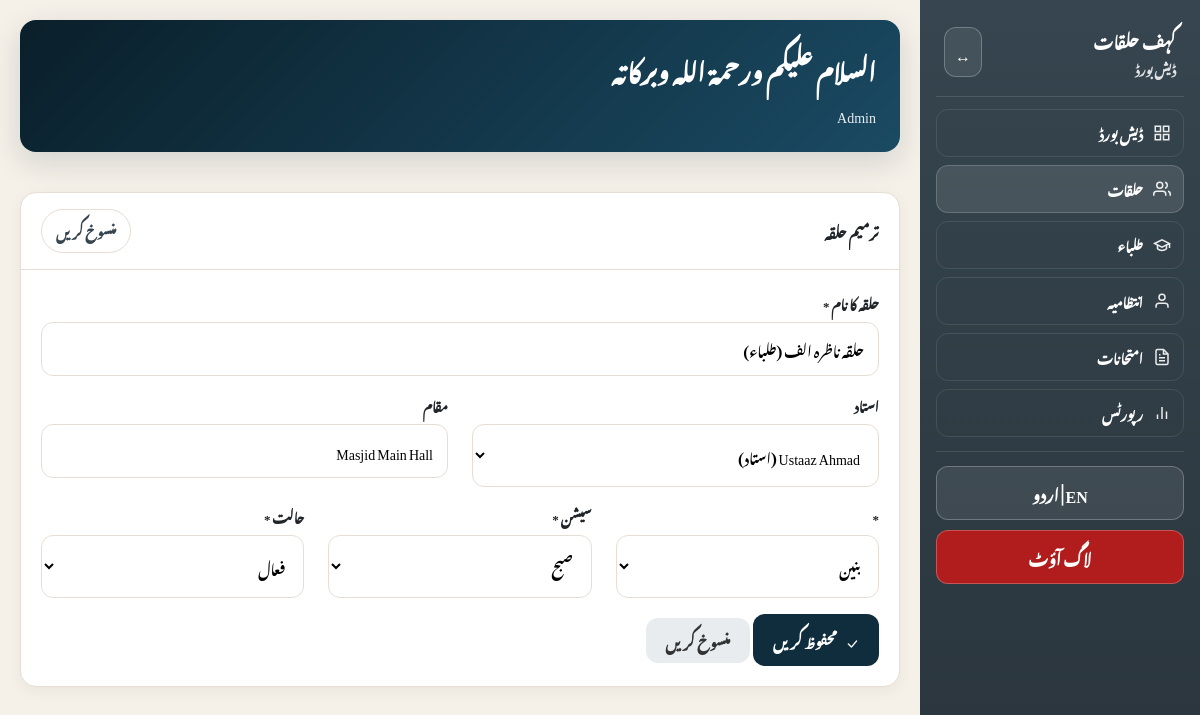
Page /halaqaat_manage.php?id=1 (signed in) on the committed database.
### tables this page shows
CREATE TABLE halaqaat (
    id INT AUTO_INCREMENT PRIMARY KEY,
    name_ur VARCHAR(100) NOT NULL,
    name_en VARCHAR(100),
    ustaaz_user_id INT,
    gender ENUM('baneen', 'banaat') NOT NULL DEFAULT 'baneen',
    session ENUM('subah', 'asr') NOT NULL DEFAULT 'subah',
    state ENUM('active', 'paused', 'stopped') DEFAULT 'active',
    location VARCHAR(100),
    created_at TIMESTAMP DEFAULT CURRENT_TIMESTAMP,
    updated_at TIMESTAMP DEFAULT CURRENT_TIMESTAMP ON UPDATE CURRENT_TIMESTAMP,
    FOREIGN KEY (ustaaz_user_id) REFERENCES users(id) ON DELETE SET NULL
);

CREATE TABLE users (
    id INT AUTO_INCREMENT PRIMARY KEY,
    full_name VARCHAR(100) NOT NULL,
    email VARCHAR(100) NOT NULL UNIQUE,
    password VARCHAR(255) NOT NULL,
    phone VARCHAR(20),
    address TEXT,
    role ENUM('admin', 'mushrif', 'ustaaz', 'ustadah', 'mumtahin') NOT NULL DEFAULT 'ustaaz',
    status ENUM('active', 'inactive') DEFAULT 'active',
    created_at TIMESTAMP DEFAULT CURRENT_TIMESTAMP,
    updated_at TIMESTAMP DEFAULT CURRENT_TIMESTAMP ON UPDATE CURRENT_TIMESTAMP
);

### includes/functions.php (called while the page is built, shortened)
<?php
function h($s) {
    return htmlspecialchars((string)$s, ENT_QUOTES, 'UTF-8');
}
function get_language() {
    return $_SESSION['lang'] ?? 'ur';
}
function get_translations($lang) {
    return $T[$lang] ?? $T['ur'];
}
?>

### halaqaat_manage.php (the view, shortened to what this page needs)
<?php
require_once __DIR__ . '/includes/db.php';
require_once __DIR__ . '/includes/functions.php';
$editMode = false;
$halaqa = [
  'id' => '',
  'name_ur' => '',
  'name_en' => '',
  'ustaaz_user_id' => '',
  'gender' => 'baneen',
  'session' => 'subah',
  'state' => 'active',
  'location' => ''
];
$teachers = [];
$result = $conn->query("SELECT id, full_name, role FROM users WHERE role IN ('ustaaz', 'ustadah') AND status = 'active' ORDER BY full_name");
while ($row = $result->fetch_assoc()) {
  $teachers[] = $row;
}
if (isset($_GET['id'])) {
  $id = intval($_GET['id']);
  $stmt = $conn->prepare("SELECT * FROM halaqaat WHERE id = ?");
  $stmt->bind_param("i", $id);
  $stmt->execute();
  $result = $stmt->get_result();
  if ($result->num_rows === 1) {
    $halaqa = $result->fetch_assoc();
    $editMode = true;
  }
}
include __DIR__ . '/includes/header.php';
?>
<div class="card">
  <div class="cardHeader">
    <span><?php echo $editMode ? h($tr['edit']) : h($tr['add_new']); ?> <?php echo h($tr['halaqa']); ?></span>
    <a href="halaqaat_list.php" class="pill"><?php echo h($tr['cancel']); ?></a>
  </div>
  <div class="cardBody">
    <form method="POST" action="">
      <div class="row">
        <div class="col-md-12">
          <div class="formGroup">
            <label class="formLabel"><?php echo $lang === 'ur' ? 'حلقہ کا نام' : 'Halaqa Name'; ?> *</label>
            <input type="text" name="name_ur" class="formInput" value="<?php echo h($halaqa['name_ur']); ?>" required />
          </div>
        </div>
      </div>
      <div class="row">
        <div class="col-md-6">
          <div class="formGroup">
            <label class="formLabel"><?php echo h($tr['ustaaz']); ?></label>
            <select name="ustaaz_user_id" class="formSelect">
              <?php foreach ($teachers as $teacher): ?>
              <option value="<?php echo $teacher['id']; ?>" <?php echo $halaqa['ustaaz_user_id'] == $teacher['id'] ? 'selected' : ''; ?>>
                <?php echo h($teacher['full_name']); ?> (<?php echo h($tr[$teacher['role']]); ?>)
              </option>
              <?php endforeach; ?>
            </select>
          </div>
        </div>
        <div class="col-md-6">
          <div class="formGroup">
            <label class="formLabel"><?php echo $lang === 'ur' ? 'مقام' : 'Location'; ?></label>
            <input type="text" name="location" class="formInput" value="<?php echo h($halaqa['location']); ?>" />
          </div>
        </div>
      </div>
      <div class="row">
        <div class="col-md-4">
          <div class="formGroup">
            <label class="formLabel"><?php echo h($tr['gender']); ?> *</label>
            <select name="gender" class="formSelect" required>
              <option value="baneen" <?php echo $halaqa['gender'] === 'baneen' ? 'selected' : ''; ?>><?php echo h($tr['baneen']); ?></option>
            </select>
          </div>
        </div>
        <div class="col-md-4">
          <div class="formGroup">
            <label class="formLabel"><?php echo h($tr['session']); ?> *</label>
            <select name="session" class="formSelect" required>
              <option value="subah" <?php echo $halaqa['session'] === 'subah' ? 'selected' : ''; ?>><?php echo h($tr['subah']); ?></option>
            </select>
          </div>
        </div>
        <div class="col-md-4">
          <div class="formGroup">
            <label class="formLabel"><?php echo $lang === 'ur' ? 'حالت' : 'Status'; ?> *</label>
            <select name="state" class="formSelect" required>
              <option value="active" <?php echo $halaqa['state'] === 'active' ? 'selected' : ''; ?>><?php echo h($tr['active']); ?></option>
            </select>
          </div>
        </div>
      </div>
      <div class="mt3">
        <button type="submit" class="btn btnPrimary">
          <i class="bi bi-check-lg"></i>
          <?php echo h($tr['save']); ?>
        </button>
        <a href="halaqaat_list.php" class="btn" style="background: #e9ecef; color: #333;">
          <?php echo h($tr['cancel']); ?>
        </a>
      </div>
    </form>
  </div>
</div>
<?php include __DIR__ . '/includes/footer.php'; ?>

### assets/css/style.css (style rules this page uses)
:root { --primary-dark: #0a1f2a; --primary: #0f2d3d; --primary-light: #1a4a5e; --secondary: #aa815e; --secondary-dark: #8a6a4e; --accent: #36454F; --bg: #f5f0e8; --bg-light: #faf8f4; --card: #ffffff; --border: #e7ddd4; --boy: #2f6fd6; --girl: #d24e8a; --subah: #ff8c00; --asr: #b35a00; --success: #0f2d3d; --warning: #f0ad4e; --danger: #d9534f; --sidebar: #36454F; --sidebar2: #2a353c; }
html[lang="ur"] body, html[lang="ur"] input, html[lang="ur"] select, html[lang="ur"] button, html[lang="ur"] table, html[lang="ur"] th, html[lang="ur"] td { font-family: 'Noto Nastaliq Urdu', 'Jameel Noori Nastaleeq', serif !important; line-height: 2; }
* { box-sizing: border-box; margin: 0; padding: 0; }
body { background: var(--bg); color: var(--accent); min-height: 100vh; }
.pill { text-decoration: none; padding: 8px 14px; border-radius: 999px; border: 1px solid var(--border); background: #fff; color: var(--accent); font-weight: 800; font-size: 13px; cursor: pointer; transition: all 0.2s ease; }
.card { background: #fff; border-radius: 16px; box-shadow: 0 4px 15px rgba(0, 0, 0, 0.05); border: 1px solid var(--border); overflow: hidden; }
.cardHeader { padding: 16px 20px; border-bottom: 1px solid var(--border); font-weight: 900; font-size: 14px; display: flex; align-items: center; justify-content: space-between; }
.cardBody { padding: 20px; }
.formGroup { margin-bottom: 16px; }
.formLabel { display: block; margin-bottom: 6px; font-weight: 800; font-size: 13px; }
.formInput, .formSelect { width: 100%; padding: 12px 14px; border: 1px solid var(--border); border-radius: 12px; background: #fff; font-size: 14px; outline: none; transition: all 0.2s ease; }
.btn { display: inline-flex; align-items: center; justify-content: center; gap: 8px; padding: 12px 20px; border-radius: 12px; border: none; font-weight: 900; font-size: 14px; cursor: pointer; transition: all 0.2s ease; }
.btnPrimary { background: var(--primary); color: #fff; }

### rows in the picture
halaqaat: name_ur "حلقہ ناظرہ الف (طلباء)", ustaaz_user_id "Ustaaz Ahmad (استاد)", location "Masjid Main Hall", gender "بنین", session "صبح", state "فعال"

### other values in the picture
$tr['app'] "کہف حلقات"
$tr['dashboard'] "ڈیش بورڈ"
$tr['nav_dashboard'] "ڈیش بورڈ"
$tr['nav_halaqaat'] "حلقات"
$tr['nav_students'] "طلباء"
$tr['nav_management'] "انتظامیہ"
$tr['nav_exams'] "امتحانات"
$tr['nav_reports'] "رپورٹس"
$tr['logout'] "لاگ آؤٹ"
$tr['greeting'] "السلام عليكم ورحمة الله وبركاته"
$userName "Admin"
$tr['edit'] "ترمیم"
$tr['halaqa'] "حلقہ"
$tr['cancel'] "منسوخ کریں"
$tr['ustaaz'] "استاد"
